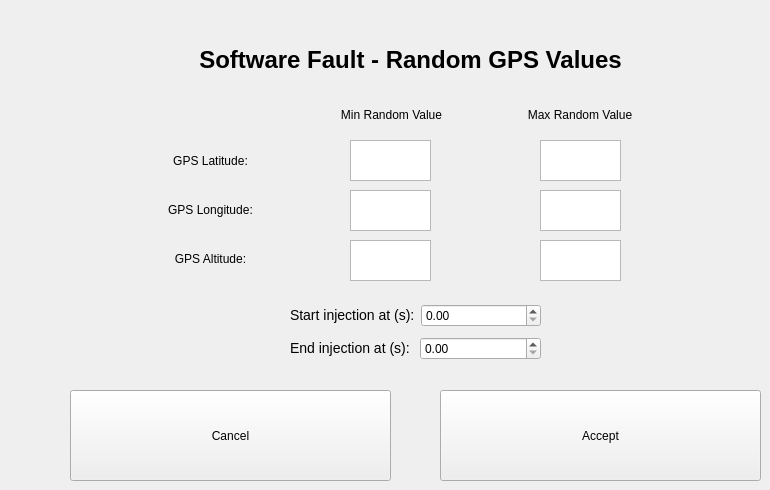
   <widget class="QWidget" name="page_4">
    <widget class="QLabel" name="label_5">
     <property name="geometry">
      <rect>
       <x>100</x>
       <y>30</y>
       <width>621</width>
       <height>61</height>
      </rect>
     </property>
     <property name="toolTip">
      <string>&lt;html&gt;&lt;head/&gt;&lt;body&gt;&lt;p align=&quot;center&quot;&gt;&lt;br/&gt;&lt;/p&gt;&lt;/body&gt;&lt;/html&gt;</string>
     </property>
     <property name="whatsThis">
      <string>&lt;html&gt;&lt;head/&gt;&lt;body&gt;&lt;p align=&quot;center&quot;&gt;&lt;br/&gt;&lt;/p&gt;&lt;/body&gt;&lt;/html&gt;</string>
     </property>
     <property name="styleSheet">
      <string notr="true">font-size: 24px;
font-weight: bold;</string>
     </property>
     <property name="text">
      <string>&lt;html&gt;&lt;head/&gt;&lt;body&gt;&lt;p&gt;&lt;span style=&quot; color:#000000;&quot;&gt;Software Fault - Random GPS Values&lt;/span&gt;&lt;/p&gt;&lt;/body&gt;&lt;/html&gt;</string>
     </property>
     <property name="alignment">
      <set>Qt::AlignCenter</set>
     </property>
    </widget>
    <widget class="QWidget" name="layoutWidget_8">
     <property name="geometry">
      <rect>
       <x>290</x>
       <y>300</y>
       <width>251</width>
       <height>64</height>
      </rect>
     </property>
     <layout class="QVBoxLayout" name="verticalLayout_5">
      <item>
       <layout class="QHBoxLayout" name="horizontalLayout_13">
        <item>
         <widget class="QLabel" name="label_19">
          <property name="styleSheet">
           <string notr="true">font-size: 14px;</string>
          </property>
          <property name="text">
           <string>&lt;html&gt;&lt;head/&gt;&lt;body&gt;&lt;p&gt;&lt;span style=&quot; color:#000000;&quot;&gt;Start injection at (s):&lt;/span&gt;&lt;/p&gt;&lt;/body&gt;&lt;/html&gt;</string>
          </property>
         </widget>
        </item>
        <item>
         <widget class="QDoubleSpinBox" name="doubleSpinBox_startInjection_5">
          <property name="styleSheet">
           <string notr="true">qproperty-toolTip: &quot;Seconds after takeoff considered to start injection&quot;;</string>
          </property>
         </widget>
        </item>
       </layout>
      </item>
      <item>
       <layout class="QHBoxLayout" name="horizontalLayout_14">
        <item>
         <widget class="QLabel" name="label_20">
          <property name="styleSheet">
           <string notr="true">font-size: 14px;</string>
          </property>
          <property name="text">
           <string>&lt;html&gt;&lt;head/&gt;&lt;body&gt;&lt;p&gt;&lt;span style=&quot; color:#000000;&quot;&gt;End injection at (s): &lt;/span&gt;&lt;/p&gt;&lt;/body&gt;&lt;/html&gt;</string>
          </property>
         </widget>
        </item>
        <item>
         <widget class="QDoubleSpinBox" name="doubleSpinBox_endInjection_5">
          <property name="styleSheet">
           <string notr="true">qproperty-toolTip: &quot;Seconds after takeoff considered to end injection&quot;;</string>
          </property>
         </widget>
        </item>
       </layout>
      </item>
     </layout>
    </widget>
    <widget class="QWidget" name="layoutWidget_9">
     <property name="geometry">
      <rect>
       <x>150</x>
       <y>140</y>
       <width>121</width>
       <height>141</height>
      </rect>
     </property>
     <layout class="QVBoxLayout" name="verticalLayout_10">
      <item>
       <widget class="QLabel" name="labelGPSLatInjection_4">
        <property name="styleSheet">
         <string notr="true"/>
        </property>
        <property name="text">
         <string>&lt;html&gt;&lt;head/&gt;&lt;body&gt;&lt;p&gt;&lt;span style=&quot; color:#000000;&quot;&gt;GPS Latitude:&lt;/span&gt;&lt;/p&gt;&lt;/body&gt;&lt;/html&gt;</string>
        </property>
        <property name="alignment">
         <set>Qt::AlignCenter</set>
        </property>
       </widget>
      </item>
      <item>
       <widget class="QLabel" name="labelGPSLonInjection_4">
        <property name="styleSheet">
         <string notr="true"/>
        </property>
        <property name="text">
         <string>&lt;html&gt;&lt;head/&gt;&lt;body&gt;&lt;p&gt;&lt;span style=&quot; color:#000000;&quot;&gt;GPS Longitude:&lt;/span&gt;&lt;/p&gt;&lt;/body&gt;&lt;/html&gt;</string>
        </property>
        <property name="alignment">
         <set>Qt::AlignCenter</set>
        </property>
       </widget>
      </item>
      <item>
       <widget class="QLabel" name="labelGPSAltInjection_4">
        <property name="styleSheet">
         <string notr="true"/>
        </property>
        <property name="text">
         <string>&lt;html&gt;&lt;head/&gt;&lt;body&gt;&lt;p&gt;&lt;span style=&quot; color:#000000;&quot;&gt;GPS Altitude:&lt;/span&gt;&lt;/p&gt;&lt;/body&gt;&lt;/html&gt;</string>
        </property>
        <property name="alignment">
         <set>Qt::AlignCenter</set>
        </property>
       </widget>
      </item>
     </layout>
    </widget>
    <widget class="QPushButton" name="buttonGPSInjectionContinue_4">
     <property name="enabled">
      <bool>true</bool>
     </property>
     <property name="geometry">
      <rect>
       <x>440</x>
       <y>390</y>
       <width>321</width>
       <height>91</height>
      </rect>
     </property>
     <property name="styleSheet">
      <string notr="true"/>
     </property>
     <property name="text">
      <string>Accept</string>
     </property>
    </widget>
    <widget class="QWidget" name="layoutWidget_10">
     <property name="geometry">
      <rect>
       <x>300</x>
       <y>100</y>
       <width>371</width>
       <height>31</height>
      </rect>
     </property>
     <layout class="QHBoxLayout" name="horizontalLayout_4">
      <item>
       <widget class="QLabel" name="label_22">
        <property name="styleSheet">
         <string notr="true">font-size: 12px;</string>
        </property>
        <property name="text">
         <string>&lt;html&gt;&lt;head/&gt;&lt;body&gt;&lt;p&gt;&lt;span style=&quot; color:#000000;&quot;&gt;Min Random Value&lt;/span&gt;&lt;/p&gt;&lt;/body&gt;&lt;/html&gt;</string>
        </property>
        <property name="alignment">
         <set>Qt::AlignCenter</set>
        </property>
       </widget>
      </item>
      <item>
       <widget class="QLabel" name="label_23">
        <property name="styleSheet">
         <string notr="true">font-size: 12px;</string>
        </property>
        <property name="text">
         <string>&lt;html&gt;&lt;head/&gt;&lt;body&gt;&lt;p&gt;&lt;span style=&quot; color:#000000;&quot;&gt;Max Random Value&lt;/span&gt;&lt;/p&gt;&lt;/body&gt;&lt;/html&gt;</string>
        </property>
        <property name="alignment">
         <set>Qt::AlignCenter</set>
        </property>
       </widget>
      </item>
     </layout>
    </widget>
    <widget class="QTextEdit" name="textEditGPSLonInjection_6">
     <property name="geometry">
      <rect>
       <x>540</x>
       <y>190</y>
       <width>81</width>
       <height>41</height>
      </rect>
     </property>
     <property name="sizePolicy">
      <sizepolicy hsizetype="Preferred" vsizetype="Preferred">
       <horstretch>0</horstretch>
       <verstretch>0</verstretch>
      </sizepolicy>
     </property>
     <property name="styleSheet">
      <string notr="true">border-top-left-radius: 10px;
border-top-right-radius: 10px;
border-bottom-left-radius: 10px;
border-bottom-right-radius: 10px;
qproperty-toolTip:&quot;Assign value to random interval max &lt;br&gt;bound for GPS Longitude.&quot;;</string>
     </property>
    </widget>
    <widget class="QTextEdit" name="textEditGPSLatInjection_6">
     <property name="geometry">
      <rect>
       <x>540</x>
       <y>140</y>
       <width>81</width>
       <height>41</height>
      </rect>
     </property>
     <property name="sizePolicy">
      <sizepolicy hsizetype="Preferred" vsizetype="Preferred">
       <horstretch>0</horstretch>
       <verstretch>0</verstretch>
      </sizepolicy>
     </property>
     <property name="styleSheet">
      <string notr="true">border-top-left-radius: 10px;
border-top-right-radius: 10px;
border-bottom-left-radius: 10px;
border-bottom-right-radius: 10px;
qproperty-toolTip:&quot;Assign value to random interval max &lt;br&gt;bound for GPS Latitude.&quot;;</string>
     </property>
    </widget>
    <widget class="QTextEdit" name="textEditGPSLonInjection_7">
     <property name="geometry">
      <rect>
       <x>350</x>
       <y>190</y>
       <width>81</width>
       <height>41</height>
      </rect>
     </property>
     <property name="sizePolicy">
      <sizepolicy hsizetype="Preferred" vsizetype="Preferred">
       <horstretch>0</horstretch>
       <verstretch>0</verstretch>
      </sizepolicy>
     </property>
     <property name="styleSheet">
      <string notr="true">border-top-left-radius: 10px;
border-top-right-radius: 10px;
border-bottom-left-radius: 10px;
border-bottom-right-radius: 10px;
qproperty-toolTip:&quot;Assign value to random interval min &lt;br&gt;bound for GPS Longitude.&quot;;</string>
     </property>
    </widget>
    <widget class="QTextEdit" name="textEditGPSAltInjection_6">
     <property name="geometry">
      <rect>
       <x>540</x>
       <y>240</y>
       <width>81</width>
       <height>41</height>
      </rect>
     </property>
     <property name="sizePolicy">
      <sizepolicy hsizetype="Preferred" vsizetype="Preferred">
       <horstretch>0</horstretch>
       <verstretch>0</verstretch>
      </sizepolicy>
     </property>
     <property name="styleSheet">
      <string notr="true">border-top-left-radius: 10px;
border-top-right-radius: 10px;
border-bottom-left-radius: 10px;
border-bottom-right-radius: 10px;
qproperty-toolTip:&quot;Assign value to random interval max &lt;br&gt;bound for GPS Altitude&quot;;</string>
     </property>
    </widget>
    <widget class="QTextEdit" name="textEditGPSLatInjection_3">
     <property name="geometry">
      <rect>
       <x>350</x>
       <y>140</y>
       <width>81</width>
       <height>41</height>
      </rect>
     </property>
     <property name="sizePolicy">
      <sizepolicy hsizetype="Preferred" vsizetype="Preferred">
       <horstretch>0</horstretch>
       <verstretch>0</verstretch>
      </sizepolicy>
     </property>
     <property name="styleSheet">
      <string notr="true">border-top-left-radius: 10px;
border-top-right-radius: 10px;
border-bottom-left-radius: 10px;
border-bottom-right-radius: 10px;
qproperty-toolTip:&quot;Assign value to random interval min &lt;br&gt;bound for GPS Latitude.&quot;;</string>
     </property>
    </widget>
    <widget class="QTextEdit" name="textEditGPSAltInjection_3">
     <property name="geometry">
      <rect>
       <x>350</x>
       <y>240</y>
       <width>81</width>
       <height>41</height>
      </rect>
     </property>
     <property name="sizePolicy">
      <sizepolicy hsizetype="Preferred" vsizetype="Preferred">
       <horstretch>0</horstretch>
       <verstretch>0</verstretch>
      </sizepolicy>
     </property>
     <property name="styleSheet">
      <string notr="true">border-top-left-radius: 10px;
border-top-right-radius: 10px;
border-bottom-left-radius: 10px;
border-bottom-right-radius: 10px;
qproperty-toolTip:&quot;Assign value to random interval min &lt;br&gt;bound for GPS Altitude.&quot;;</string>
     </property>
    </widget>
    <widget class="QPushButton" name="buttonGPSInjectionCancel_3">
     <property name="enabled">
      <bool>true</bool>
     </property>
     <property name="geometry">
      <rect>
       <x>70</x>
       <y>390</y>
       <width>321</width>
       <height>91</height>
      </rect>
     </property>
     <property name="styleSheet">
      <string notr="true"/>
     </property>
     <property name="text">
      <string>Cancel</string>
     </property>
    </widget>
   </widget>
